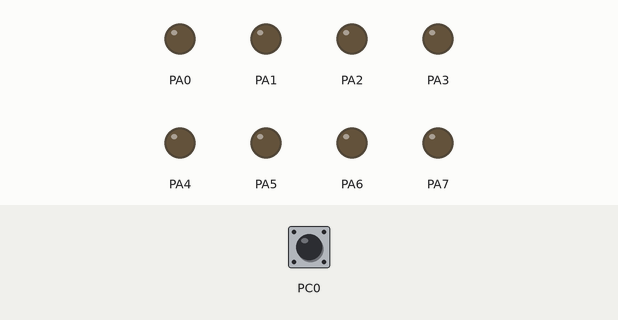
Recording of a program running on a simulated ATmega32, built with avr-gcc and emulated at 8 MHz. Parts: output pins drawn as LEDs (lit = HIGH). The inputs (shaded band) are chosen by the test bench; at power-on: PC0 HIGH.

Above: at 1.2 s.
1.3 s: PC0 pulled LOW for 1 s
At 3.1 s:
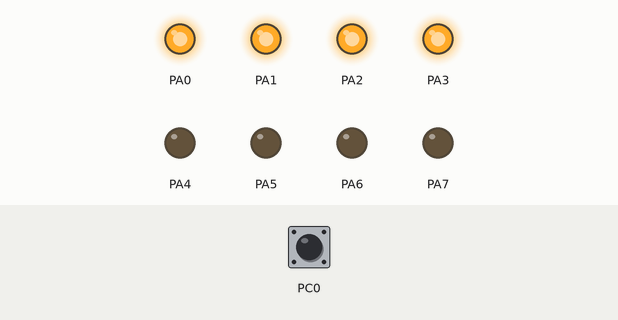
3.8 s: PC0 pulled LOW for 0.15 s
At 5.0 s:
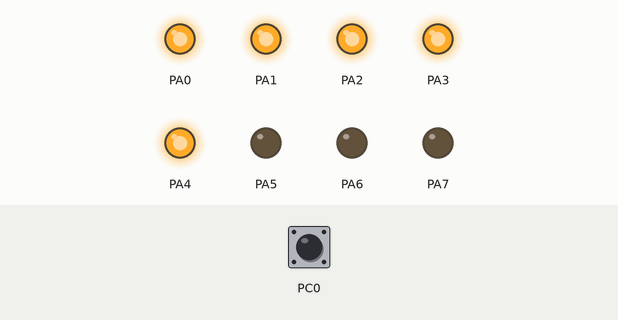
5.4 s: PC0 pulled LOW for 0.15 s
At 6.2 s:
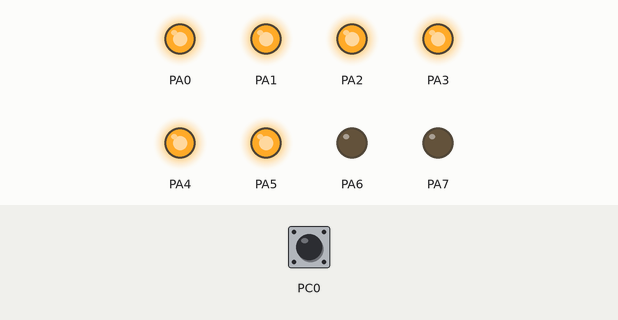
7.0 s: PC0 pulled LOW for 3.2 s
At 8.2 s:
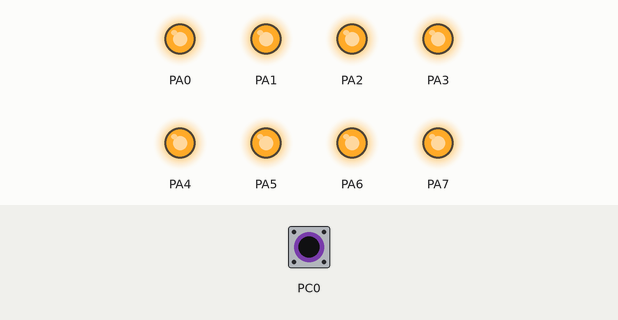
Timing chart, 0 to 10.0 s (numbered marks = the images above; inputs shaded):
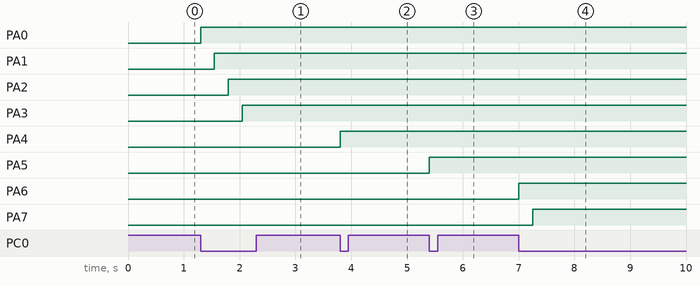

Measured:
- after the input at 1.3 s, PA0: LOW → HIGH at once; PA1: LOW → HIGH after 0.25 s; PA2: LOW → HIGH after 0.50 s; PA3: LOW → HIGH after 0.75 s
- after the input at 3.8 s, PA4: LOW → HIGH at once
- after the input at 5.4 s, PA5: LOW → HIGH at once
- after the input at 7.0 s, PA6: LOW → HIGH at once; PA7: LOW → HIGH after 0.25 s

The program:

main.c
```c
/*
 * output.c
 *
 * Created: 5/30/2023 3:19:59 PM
 * Author : hassa
 */

#define F_CPU 8000000UL
#include <avr/io.h>
//#include "mem_map.h"
#include "utils.h"
#include <util/delay.h>


int main(void)
{

	// port a as an output
	DDRA = 0xff;
	// port c as an input
	DDRC = 0x00;
	PORTC = 0xff;
	volatile unsigned count = 0;
	while (1)
	{

		if (READBIT(PINC,0)==0){
			SETBIT(PORTA,count);
			count++;
			_delay_ms(250);
		}


	}
}
```

utils.h
```c
/*
 * IncFile1.h
 *
 * Created: 5/30/2023 3:20:46 PM
 *  Author: hassa
 */


#ifndef INCFILE1_H_
#define INCFILE1_H_


#define SETBIT(reg,bit)    reg = reg |  (1<<bit)
#define CLEARBIT(reg,bit)  reg = reg &~ (1<<bit)
#define TOGGLEBIT(reg,bit) reg = reg ^  (1<<bit)
#define READBIT(reg,bit)   ((reg>>bit)&1)


#endif /* INCFILE1_H_ */ 
```
